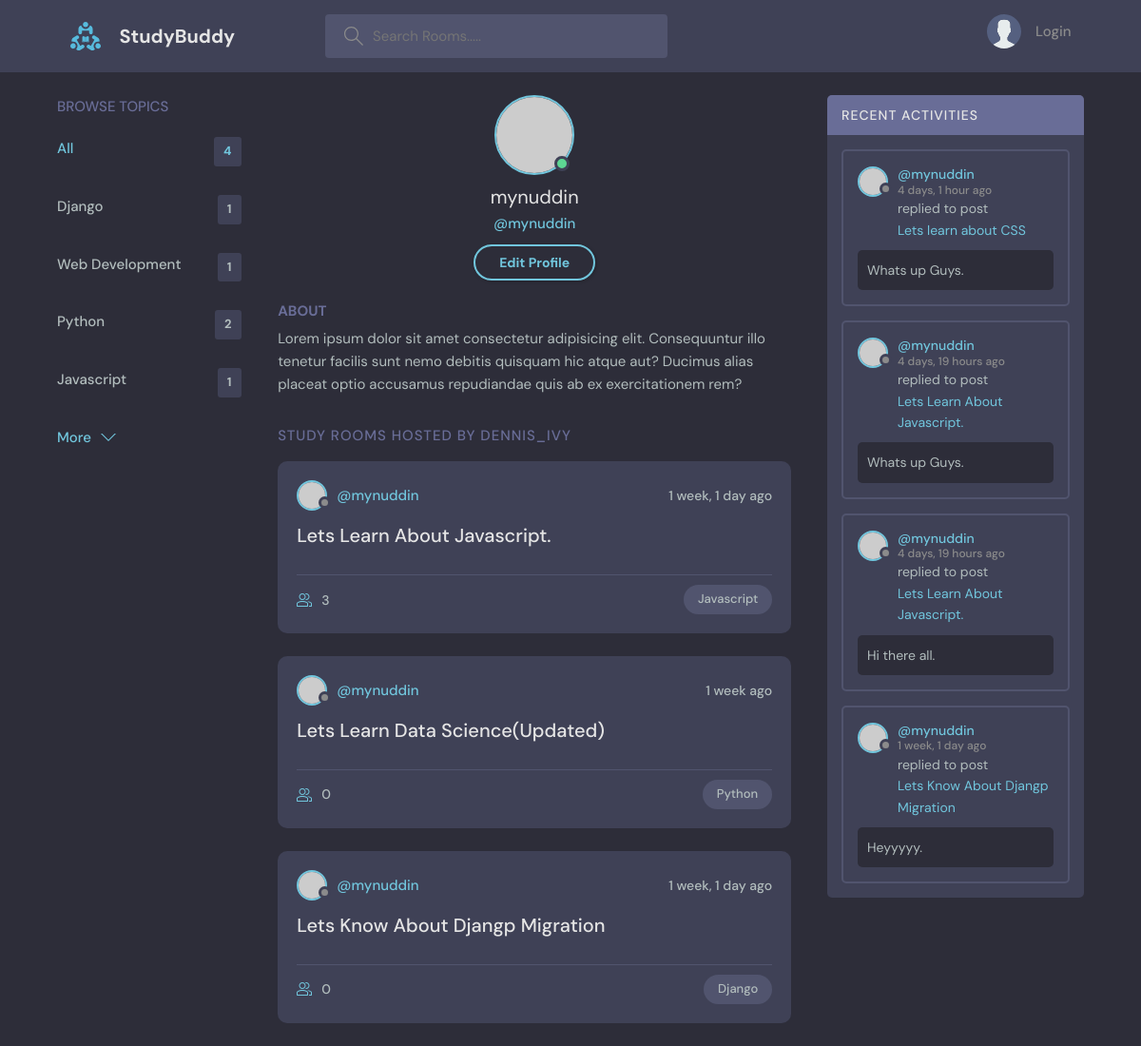
Before: /profile/1 with the older database file.
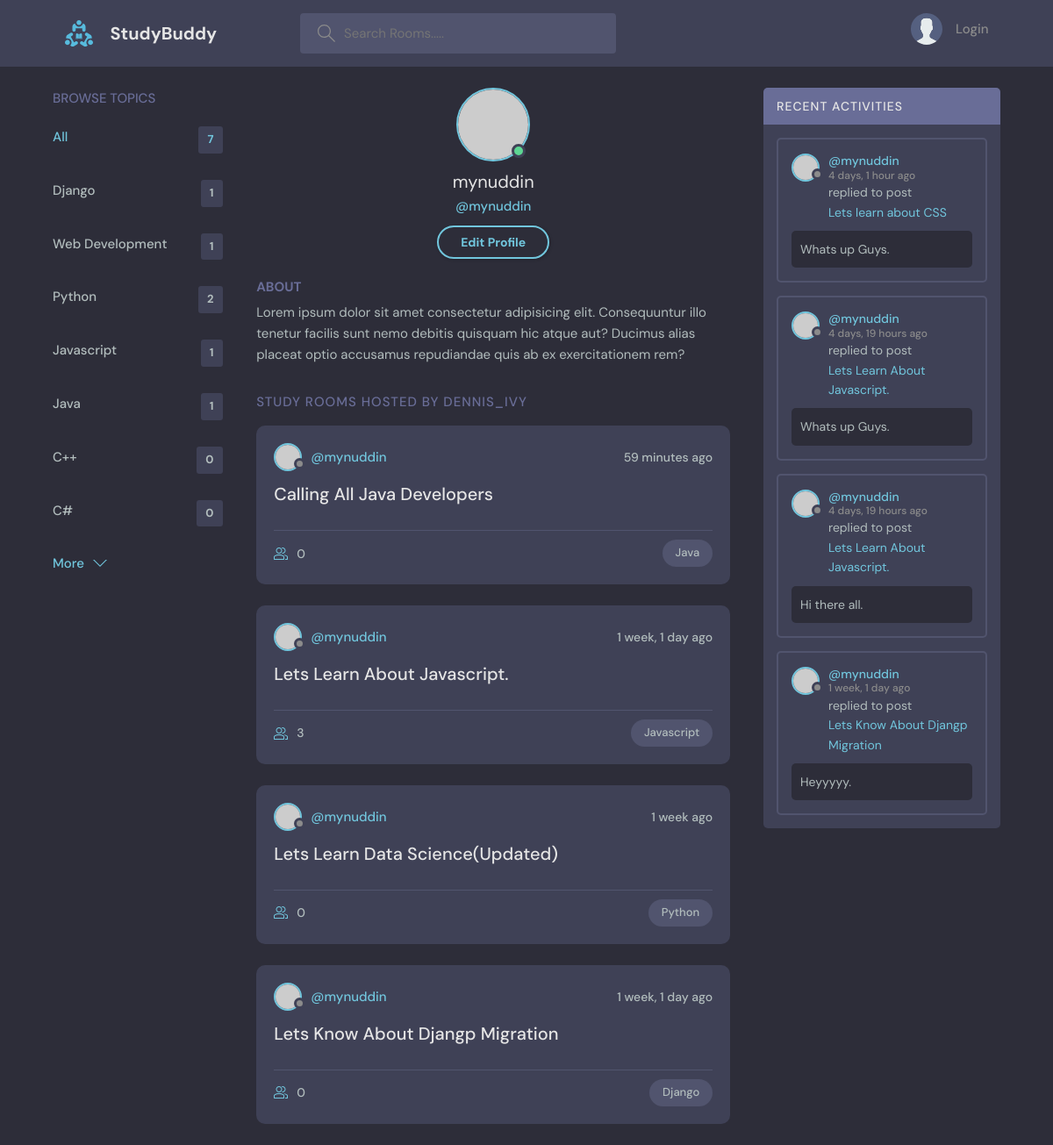
After: the same page with the newer database file.
### Base/models.py (models this page shows, shortened)
class Topic(models.Model):
    name = models.CharField(max_length=200)

class Room(models.Model):
    host = models.ForeignKey(User , on_delete=models.SET_NULL , null=True)
    topic = models.ForeignKey(Topic , on_delete=models.SET_NULL , null=True )
    name = models.CharField(max_length=200)
    description = models.TextField(null=True, blank=True)
    participants = models.ManyToManyField(User , related_name='participants' , blank=True)
    updated = models.DateTimeField(auto_now=True)
    created = models.DateTimeField(auto_now_add=True)
    class Meta:
        ordering = ['-updated' , '-created']
    def __str__(self):
        return self.name

class Message(models.Model):
    user = models.ForeignKey(User , on_delete=models.CASCADE) # Casecade means if the user is deleted then the message will also be deleted from
    body_value = models.TextField()
    room = models.ForeignKey(Room , on_delete=models.CASCADE)
    updated = models.DateTimeField(auto_now=True)
    created = models.DateTimeField(auto_now_add=True)
    class Meta:
            ordering = ['-updated' , '-created']

### Base/views.py (the view)
# urls.py: path('profile/<str:pk>', views.userProfile, name='profile'),
def userProfile(request,pk):
    user = User.objects.get(id=pk)
    ROOMS = user.room_set.all() # All children of the user by set.all()
    room_messages = user.message_set.all()
    topics = Topic.objects.all()
    context = {'user': user , 'ROOMS': ROOMS , 'room_messages': room_messages , 'topics': topics}
    return render(request, 'Base/profile.html' , context)

### Base/Templates/Base/profile.html
{% extends 'main.html' %} {% block content %}
<main class="profile-page layout layout--3">
  <div class="container">
    {% include 'Base/topic_component.html' %}
    <div class="roomList">
      <div class="profile">
        <div class="profile__avatar">
          <div class="avatar avatar--large active">
            <img src="https://randomuser.me/api/portraits/men/11.jpg" />
          </div>
        </div>
        <div class="profile__info">
          <h3>{{user.username}}</h3>
          <p>@{{user.username}}</p>
          <a href="edit-user.html" class="btn btn--main btn--pill">Edit Profile</a>
        </div>
        <div class="profile__about">
          <h3>About</h3>
          <p>
            Lorem ipsum dolor sit amet consectetur adipisicing elit. Consequuntur illo tenetur
            facilis sunt nemo debitis quisquam hic atque aut? Ducimus alias placeat optio
            accusamus repudiandae quis ab ex exercitationem rem?
          </p>
        </div>
      </div>
      <div class="roomList__header">
        <div>
          <h2>Study Rooms Hosted by dennis_ivy</a>
          </h2>
        </div>
      </div>
      {% include 'Base/feed_component.html' %}
    </div>
    		{% include 'Base/activity_component.html' %}
  </div>
</main>
{% endblock %}

### Base/Templates/Base/topic_component.html
<div class="topics">
	<div class="topics__header">
		<h2>Browse Topics</h2>
	</div>
	<ul class="topics__list">
		<li>
			<a href="{% url 'home' %}" class="active">All <span>{{topics.count}}</span></a>
		</li>
		{% for topic in topics %}
		<li>
			<a href="{% url 'home' %}?q={{topic.name}}">{{topic.name}} <span>{{topic.room_set.all.count}}</span></a>
		</li>
		{% endfor %}
	</ul>
	<a class="btn btn--link" href="topics.html">
		More
		<svg
			version="1.1"
			xmlns="http://www.w3.org/2000/svg"
			width="32"
			height="32"
			viewBox="0 0 32 32"
		>
			<title>chevron-down</title>
			<path d="M16 21l-13-13h-3l16 16 16-16h-3l-13 13z"></path>
		</svg>
	</a>
</div>

### Base/Templates/Base/feed_component.html (shortened to what this page needs)
{% for ROOM in ROOMS %}
<div class="roomListRoom">
	<div class="roomListRoom__header">
		<a href="{% url 'profile' ROOM.host.id %}" class="roomListRoom__author">
			<div class="avatar avatar--small">
				<img src="https://randomuser.me/api/portraits/women/11.jpg" />
			</div>
			<span>@{{ROOM.host.username}}</span>
		</a>
		<div class="roomListRoom__actions">
			<span>{{ROOM.created|timesince}} ago</span>
		</div>
	</div>
	<div class="roomListRoom__content">
		<a href="{% url 'rooms' ROOM.id %}">{{ROOM.name}}</a>
	</div>
	<div class="roomListRoom__meta">
		<a href="{% url 'rooms' ROOM.id %}" class="roomListRoom__joined">
			{{ROOM.participants.all.count}}
		</a>
		<p class="roomListRoom__topic">{{ROOM.topic.name}}</p>
	</div>
</div>
{% endfor %}

### Base/Templates/Base/activity_component.html (shortened to what this page needs)
<div class="activities">
	<div class="activities__header">
		<h2>Recent Activities</h2>
	</div>
	{% for message in room_messages %}
	<div class="activities__box">
		<div class="activities__boxHeader roomListRoom__header">
			<a
				href="{% url 'profile' message.user.id %}"
				class="roomListRoom__author"
			>
				<div class="avatar avatar--small">
					<img src="https://randomuser.me/api/portraits/women/11.jpg" />
				</div>
				<p>
					@{{message.user}}
					<span>{{message.created|timesince}} ago</span>
				</p>
			</a>
		</div>
		<div class="activities__boxContent">
			<p>
				<span> replied to post </span>
				<a href="{% url 'rooms' message.room.id %}">{{message.room}}</a>
			</p>
			<div class="activities__boxRoomContent">
				{{message.body_value}}.
			</div>
		</div>
	</div>
	{% endfor %}
</div>

Changed rows visible on the page:
added Topic: name "Java", room_set.all.count "1"
added Topic: name "C++", room_set.all.count "0"
added Topic: name "C#", room_set.all.count "0"
added Room: host.username "mynuddin", created "59 minutes", name "Calling All Java Developers", participants.all.count "0", topic.name "Java"
Other visible differences:
{{ topics.count }}: "4" → "7"
